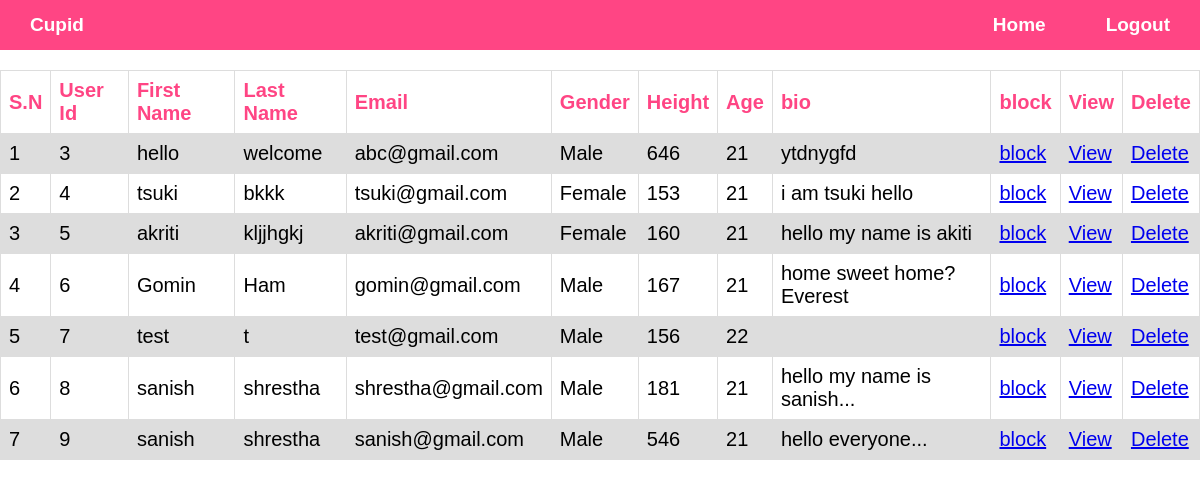
Screenshot of /admin/adminPage.php (signed in) with the database file from the repository.
### tables this page shows
CREATE TABLE `user_tb` (
  `userid` int(10) NOT NULL,
  `firstname` text NOT NULL,
  `lastname` text NOT NULL,
  `email` text NOT NULL,
  `pass` text NOT NULL,
  `gender` varchar(7) NOT NULL,
  `height` int(5) NOT NULL,
  `age` int(3) NOT NULL,
  `bio` text NOT NULL,
  `profileImg` text NOT NULL,
  `oldSession` text NOT NULL,
  `alreadyvisited` int(10) NOT NULL,
  `block` text NOT NULL
);

### admin/adminPage.php (the view, shortened to what this page needs)
<?php
require_once $_SERVER['DOCUMENT_ROOT']."/login/db_base/connect-db.php";
$query = "SELECT * FROM user_tb";
$retval = mysqli_query($conn, $query);
$data = mysqli_num_rows($retval);
?>
<!DOCTYPE html>
<html>
<head>
	<link rel="stylesheet" type="text/css" href="adminstyle.css">
</head>
<body>
<div class="navbar">
	<a id="navlogo" href="">Cupid</a>
	<a href="adminlogout.php?logout='1'">Logout</a>
	<a href="adminPage.php">Home</a>
</div>
<center>
<div class="usertable">
		<table>
			<tr>
				<th>S.N</th>
				<th>User Id</th>
				<th>First Name</th>
				<th>Last Name</th>
				<th>Email</th>
				<th>Gender</th>
				<th>Height</th>
				<th>Age</th>
				<th>bio</th>
				<th>block</th>
				<th>View</th>
				<th>Delete</th>
			</tr>
			<?php
			if($data>0){
				$i = 1;
				while($row=mysqli_fetch_array($retval)) {
					if($row['block']=='blocked'){
						$blk = "blocked";
					}else{
						$blk = "block";
					}
					echo "<tr>";
					echo "<td>".$i."</td>";
					echo "<td>".$row['userid']."</td>";
					echo "<td>".$row['firstname']."</td>";
					echo "<td>".$row['lastname']."</td>";
					echo "<td>".$row['email']."</td>";
					echo "<td>".$row['gender']."</td>";
					echo "<td>".$row['height']."</td>";
					echo "<td>".$row['age']."</td>";
					echo "<td>".$row['bio']."</td>";
					echo "<td><a href='adminblock.php?userid=".$row['userid']."'>".$blk."</a></td>";
					echo "<td><a href='view.php?userid=".$row['userid']."'>View</a></td>";
					echo "<td><a href='delete.php?userid=".$row['userid']."'>Delete</a></td>";
					echo "</tr>";
					$i+=1;
				}
			}
			?>
		</table>
</div>
</center>
</body>
</html>

### admin/adminstyle.css (style rules this page uses)
* { margin: 0; padding: 0; font-family: sans-serif; font-size: 20px; }
.navbar { position: fixed; overflow: hidden; background-color: #ff4584; top: 0; width: 100%; }
.navbar a { float: right; display: block; color: white; text-align: center; font-weight: bold; padding: 14px 30px; text-decoration: none; font-size: 19px; transition: 0.3s; }
#navlogo { float: left !important; }
.usertable { margin-top: 70px; }
table { font-family: arial, sans-serif; border-collapse: collapse; width: 100%; }
th { color: #ff4584; text-align: center; }
td, th { border: 1px solid #dddddd; text-align: left; padding: 8px; }
tr:nth-child(even) { background-color: #dddddd; }

### rows the page displays
user_tb: userid "3", firstname "hello", lastname "welcome", email "abc@gmail.com", gender "Male", height "646", age "21", bio "ytdnygfd", block "block"
user_tb: userid "4", firstname "tsuki", lastname "bkkk", email "tsuki@gmail.com", gender "Female", height "153", age "21", bio "i am tsuki hello", block "block"
user_tb: userid "5", firstname "akriti", lastname "kljjhgkj", email "akriti@gmail.com", gender "Female", height "160", age "21", bio "hello my name is akiti", block "block"
user_tb: userid "6", firstname "Gomin", lastname "Ham", email "gomin@gmail.com", gender "Male", height "167", age "21", bio "home sweet home? Everest", block "block"
user_tb: userid "7", firstname "test", lastname "t", email "test@gmail.com", gender "Male", height "156", age "22", block "block"
user_tb: userid "8", firstname "sanish", lastname "shrestha", email "shrestha@gmail.com", gender "Male", height "181", age "21", bio "hello my name is sanish...", block "block"
user_tb: userid "9", firstname "sanish", lastname "shrestha", email "sanish@gmail.com", gender "Male", height "546", age "21", bio "hello everyone...", block "block"
